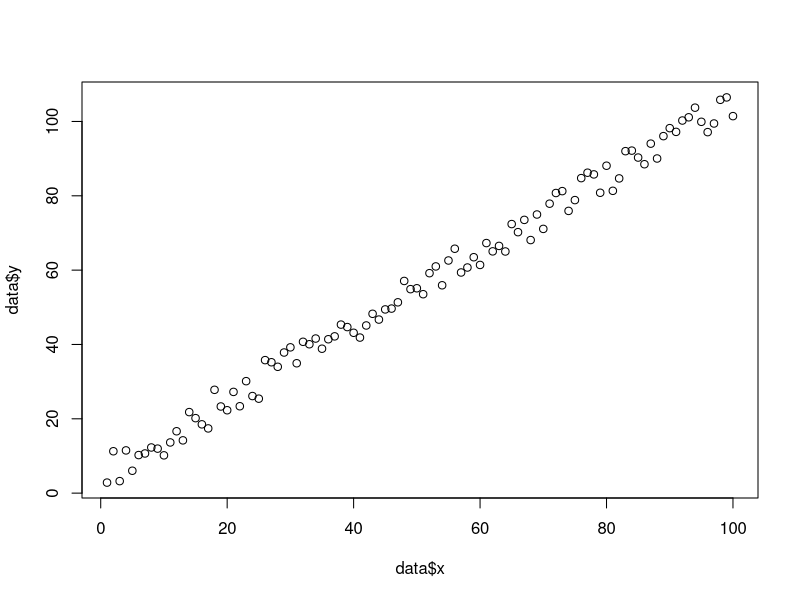

This chart was generated by the following R code:
## ---- chunk 1
knitr::opts_chunk$set(echo = TRUE)
## ---- chunk 2
a_number = 10
## ---- chunk 3
a_string = "hello world\n"
## ---- chunk 4
a_function = print
a_function("hello world")
## ---- chunk 5
an_object = "a string object"
## ---- chunk 6
an_object <- "a string object"
## ---- chunk 7
new_statement = print("this continues on the
next line")
## ---- chunk 8
a = (100 + 3) - 2
mean(c(a / 100, 642564624.34))
## ---- chunk 9
a=(100+3)-2
mean(c(a/100,642564624.34))
## ---- chunk 10
?make.names
## ---- chunk 11
not_valid_name = "1 way to not be a valid name"
valid_name = make.names(not_valid_name)
print(valid_name)
## ---- chunk 12
number = 3.1459
string = "hello again world"
## ---- chunk 13
class(number)
class(string)
## ---- chunk 14
str(number)
str(string)
## ---- chunk 15
number_vector = c(1,10,100,1000)
number_vector
string_vector = c("hello", "world", "for", "yet", "another", "time")
string_vector
## ---- chunk 16
length(number_vector)
length(string_vector)
## ---- chunk 17
print(string_vector[2])
## ---- chunk 18
mixed = c(1,2,3,"one","two","three")
## ---- chunk 19
mixed
## ---- chunk 20
mixed = list(1,2,3,"one","two","three")
str(mixed)
## ---- chunk 21
test = -10
if (test > 0) {
  print("test is greater than zero")
} else {
  print ("test is not greater than zero")
}
## ---- chunk 22
test = -10
if (test > 0 || test < -1) {
  print("test is greater than zero or less than -1")
} else {
  print ("test is between zero and -1")
}
## ---- chunk 23
vec = c()
for (i in 1:100) {
  vec[i] = i*i
}
str(vec) 
## ---- chunk 24
str(runif)
## ---- chunk 25
print(runif(10, -1, 1))
## ---- chunk 26
print(runif(min = -1, max = 1, n = 10))
## ---- chunk 27
runit = function(n = 1) {
  return(runif(n, max = 1, min = 0))
}
## ---- chunk 28
print(runit())
print(runit(n = 2))
print(runit(5))
## ---- chunk 29
rvals = runit(5)
print(rvals)
## ---- chunk 30
data = list(x = 1:100, y = 1:100 + runif(100, max = 10))
## ---- chunk 31
plot(data)
